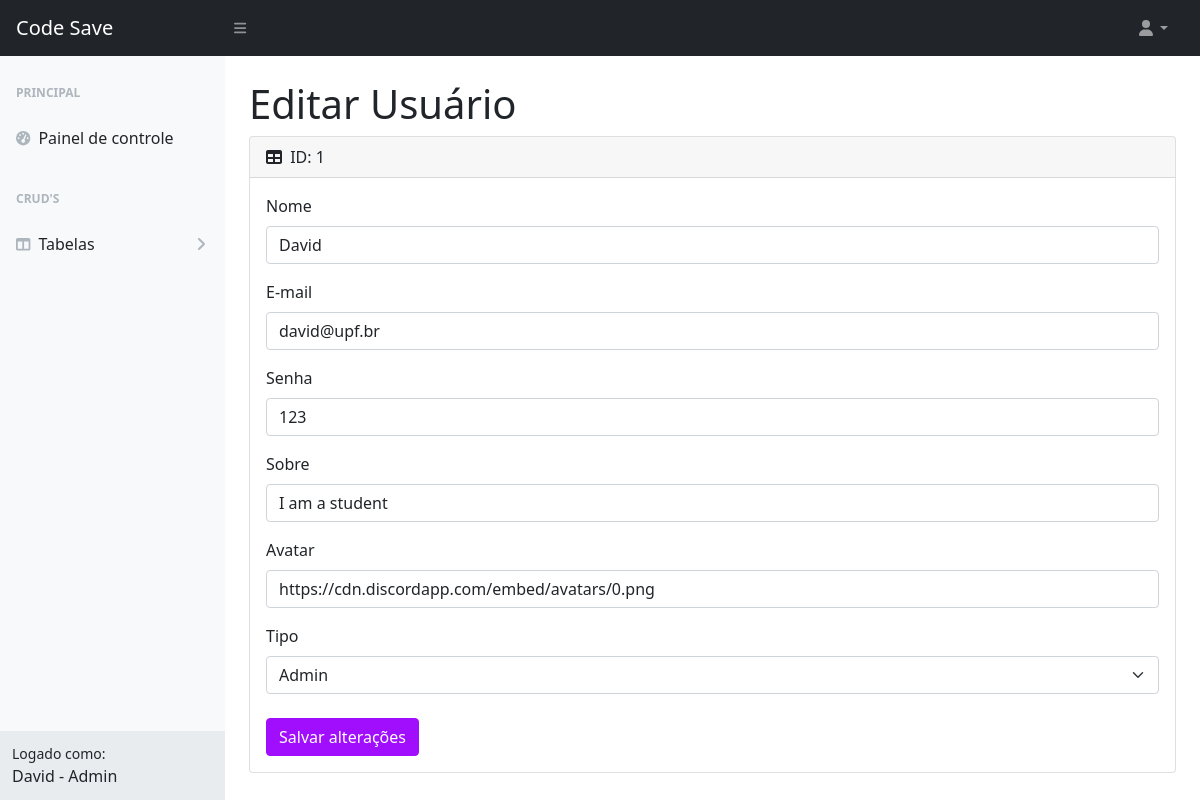
Before: /pages/userEdit.php?id=1 (signed in) with the older database file.
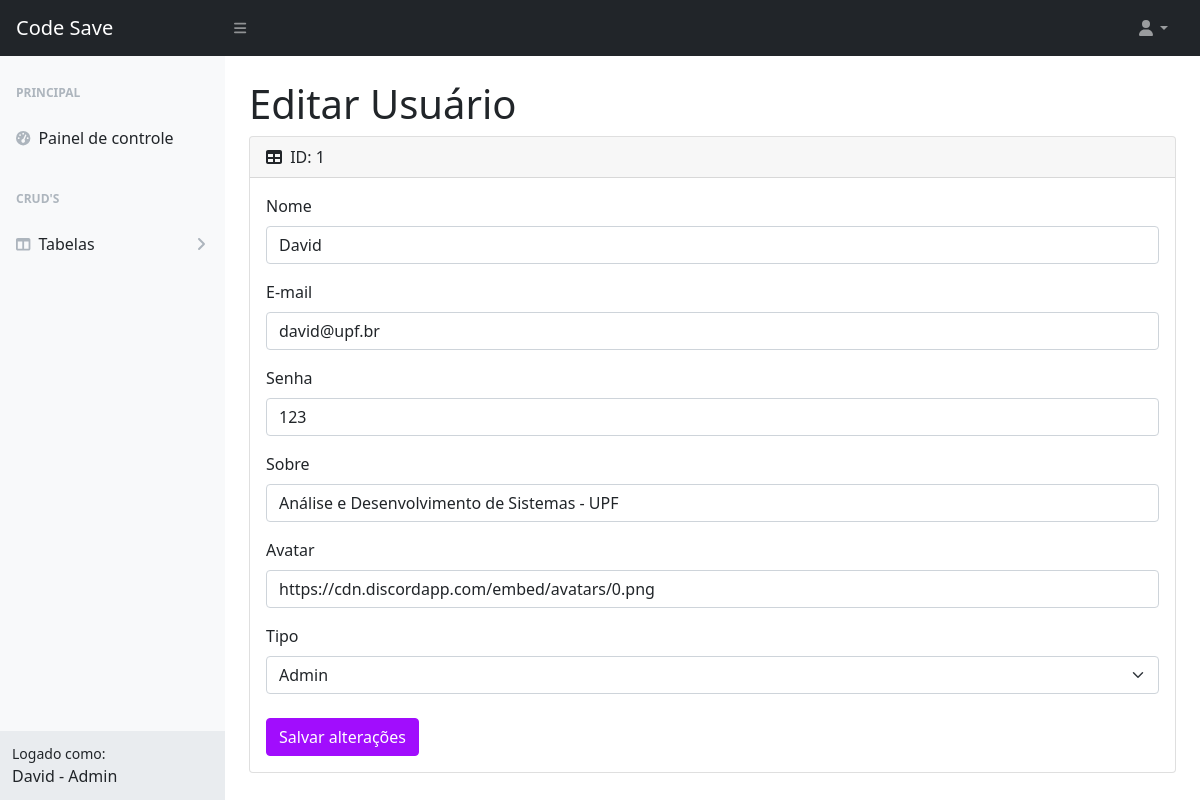
After: the same page with the newer database file.
### tables this page shows
CREATE TABLE `user_profile` (
	`id` INT(10) NOT NULL AUTO_INCREMENT,
	`password` VARCHAR(20) NOT NULL,
	`email` VARCHAR(100) NOT NULL,
	`name` VARCHAR(100) NOT NULL,
	`bio` VARCHAR(200),
	`picture` VARCHAR(300) DEFAULT 'https://cdn.discordapp.com/embed/avatars/0.png',
  `user_type_id` INT(3) NOT NULL,
	PRIMARY KEY (`id`),
  FOREIGN KEY (`user_type_id`) REFERENCES `user_type`(`id`)
);

### utils/queries.php (called while the page is built, shortened)
<?php
function getUserById($id)
{
  $conn = connect();
  $sql = "SELECT * FROM user_profile WHERE id = $id";
  $result = $conn->query($sql);
  $user = array();
  if ($result->num_rows > 0) {
    while ($row = $result->fetch_assoc()) {
      $user[] = $row;
    }
  }
  return $user;
}

### pages/userEdit.php (the view, shortened to what this page needs)
<?php
include_once '../utils/queries.php';
if (isset($_GET['id'])) {
    $id = $_GET['id'];
    $user = getUserById($id);
    $user = $user[0];
} else {
    header('Location: index.php');
}
?>
<!DOCTYPE html>
<html lang="en">
<head>
    <link href="css/styles.css" rel="stylesheet" />
</head>
<body class="sb-nav-fixed">
    <nav class="sb-topnav navbar navbar-expand navbar-dark bg-dark">
        <a class="navbar-brand ps-3" href="index.php">Code Save</a>
        <button class="btn btn-link btn-sm order-1 order-lg-0 me-4 me-lg-0" id="sidebarToggle" href="#!"><i class="fas fa-bars"></i></button>
        <ul class="navbar-nav ms-auto ms-md-0 me-3 me-lg-4">
            <li class="nav-item dropdown">
                <a class="nav-link dropdown-toggle" id="navbarDropdown" href="#" role="button" data-bs-toggle="dropdown" aria-expanded="false"><i class="fas fa-user fa-fw"></i></a>
            </li>
        </ul>
    </nav>
    <div id="layoutSidenav">
        <div id="layoutSidenav_nav">
            <nav class="sb-sidenav accordion sb-sidenav-light" id="sidenavAccordion">
                <div class="sb-sidenav-menu">
                    <div class="nav">
                        <div class="sb-sidenav-menu-heading">Principal</div>
                        <a class="nav-link" href="index.php">
                            <div class="sb-nav-link-icon"><i class="fas fa-tachometer-alt"></i></div>
                            Painel de controle
                        </a>
                        <div class="sb-sidenav-menu-heading">CRUD'S</div>
                        <a class="nav-link collapsed" href="#" data-bs-toggle="collapse" data-bs-target="#collapseLayouts" aria-expanded="false" aria-controls="collapseLayouts">
                            <div class="sb-nav-link-icon"><i class="fas fa-columns"></i></div>
                            Tabelas
                            <div class="sb-sidenav-collapse-arrow"><i class="fas fa-angle-down"></i></div>
                        </a>
                    </div>
                </div>
                <div class="sb-sidenav-footer">
                    <div class="small">Logado como:</div>
                    <?php echo $_SESSION['name'] ?> -
                    <?php echo $_SESSION['user_type'] ?>
                </div>
            </nav>
        </div>
        <div id="layoutSidenav_content">
            <main>
                <div class="container-fluid px-4">
                    <h1 class="mt-4">Editar Usuário</h1>
                    <form action="../utils/update.php" method="post">
                        <div class="card mb-4">
                            <div class="card-header">
                                <i class="fas fa-table me-1"></i>
                                <?php echo 'ID: ' . $user['id'] ?>
                            </div>
                            <div class="card-body">
                                <div class="mb-3">
                                    <label for="name" class="form-label">Nome</label>
                                    <input type="text" name="name" value="<?php echo $user['name'] ?>" class="form-control" placeholder="" aria-describedby="helpId">
                                </div>
                                <div class="mb-3">
                                    <label for="email" class="form-label">E-mail</label>
                                    <input type="text" name="email" value="<?php echo $user['email'] ?>" class="form-control" placeholder="" aria-describedby="helpId">
                                </div>
                                <div class="mb-3">
                                    <label for="password" class="form-label">Senha</label>
                                    <input type="text" name="password" value="<?php echo $user['password'] ?>" class="form-control" placeholder="" aria-describedby="helpId">
                                </div>
                                <div class="mb-3">
                                    <label for="bio" class="form-label">Sobre</label>
                                    <input type="text" name="bio" value="<?php echo $user['bio'] ?>" class="form-control" placeholder="" aria-describedby="helpId">
                                </div>
                                <div class="mb-3">
                                    <label for="picture" class="form-label">Avatar</label>
                                    <input type="text" name="picture" value="<?php echo $user['picture'] ?>" class="form-control" placeholder="" aria-describedby="helpId">
                                </div>
                                <div class="mb-3">
                                    <div class="mb-3">
                                        <label for="user_type_id" class="form-label">Tipo</label>
                                        <select class="form-select" name="user_type_id">
                                            <option <?php if ($user['user_type_id'] == 1) {
                                                        echo "selected";
                                                    }  ?> value="1">Admin</option>
                                        </select>
                                    </div>
                                </div>
                                <button type="submit" class="btn btn-primary mt-2">Salvar alterações</button>
                            </div>
                        </div>
                    </form>
                </div>
            </main>
        </div>
    </div>
</body>
</html>

Changed rows visible on the page:
changed user_profile "David": bio "I am a student" → "Análise e Desenvolvimento de Sistemas - UPF"
